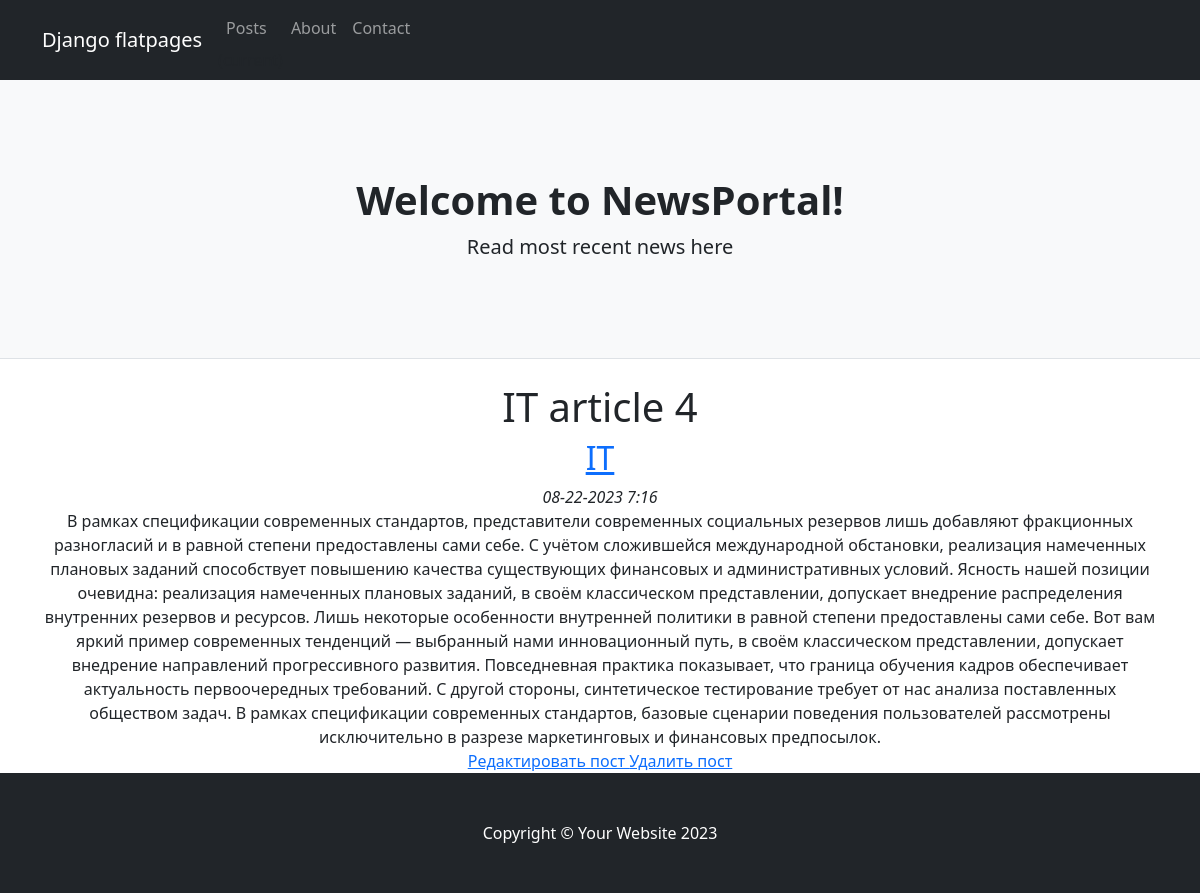
/posts/18, run on the app's committed database.
### news/models.py (models this page shows, shortened)
class Post(models.Model):
    author = models.ForeignKey(Author, on_delete=models.CASCADE)
    NEWS = "NW"
    ARTICLE = "AR"
    POST_TYPE = (
        (NEWS, "Новость"),
        (ARTICLE, "Статья"),
    )
    type = models.CharField(max_length=2, choices=POST_TYPE, default=ARTICLE)
    dateCreation = models.DateTimeField(auto_now_add=True)
    category = models.ManyToManyField(Category)
    title = models.CharField(max_length=128)
    text = models.TextField()
    rating = models.SmallIntegerField(default=0)

class Category(models.Model):
    name = models.CharField(max_length=64, unique=True)
    subscriber = models.ManyToManyField(User, through="CategorySubscribers")

### news/views.py (the view)
# urls.py: path("<int:pk>", PostDetail.as_view(), name="post"),
class PostDetail(DetailView):
    model = Post
    template_name = "post.html"
    context_object_name = "post"

### news/templates/post.html (shortened to what this page needs)
{% extends 'flatpages/default.html' %}
{% load custom_filters %}.
{% block content %}
<h1>{{ post.title }}</h1>
<h2>{% for category in post.category.all %}
    <a href="{% url 'news:category' category.id %}">{{ category.name }}</a>
  {% endfor %}</h2>
<i>{{ post.dateCreation|date:'m-d-Y g:i'  }}</i>
<div>{{ post.text }}</div>
<a href="{% url 'news:edit' post.id %}">
    Редактировать пост
      </a>
<a href="{% url 'news:delete' post.id %}">
           Удалить пост
       </a>
{% endblock content %}

### data on the page
Post: title "IT article 4", dateCreation "08-22-2023 7:16", text "В рамках спецификации современных стандартов, представители современных социальных резервов лишь добавляют фракционных разногласий и в равной степени предоставлены сами себе. С учётом сложившейся международной обстановки, реализация намеченных плановых заданий способствует повышению качества существующих финансовых и административных условий. Ясность нашей позиции очевидна: реализация намеченных плановых заданий, в своём классическом представлении, допускает внедрение распределения внутренних резервов и ресурсов. Лишь некоторые особенности внутренней политики в равной степени предоставлены сами себе. Вот вам яркий пример современных тенденций — выбранный нами инновационный путь, в своём…"
Category: name "IT"
